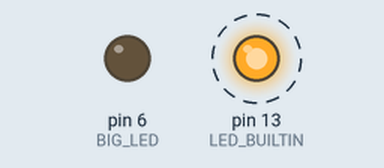
Recording of a program running on a simulated Arduino Uno, built with avr-gcc and run on an emulated ATmega328P. Shown: output pins drawn as LEDs (lit = HIGH). Dashed ring = blinking.

Above: at 0.2 s.
Timing chart, 0 to 3.0 s (numbered marks = the images above):
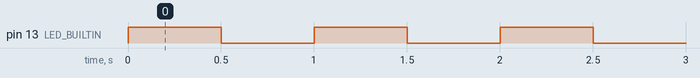

Measured:
- by itself, pin 13 (LED_BUILTIN): alternates HIGH for 0.50 s and LOW for 0.50 s

The program:

main.cpp
```cpp
/**
 * Blink
 *
 * Turns on an LED on for one second,
 * then off for one second, repeatedly.
 */
#include "Arduino.h"

#ifndef LED_BUILTIN
#define LED_BUILTIN 13
#endif
#define BIG_LED 6
void setup()
{
  // initialize LED digital pin as an output.
  pinMode(LED_BUILTIN, OUTPUT);
  pinMode(BIG_LED, OUTPUT);
}

void loop()
{
  // turn the LED on (HIGH is the voltage level)
  digitalWrite(LED_BUILTIN, HIGH);
//digitalWrite(BIG_LED, HIGH);

  // wait for a second
 delay(500);

  // turn the LED off by making the voltage LOW
  digitalWrite(LED_BUILTIN, LOW);
 // digitalWrite(BIG_LED, LOW);

   // wait for a second
  delay(500);
}
```
